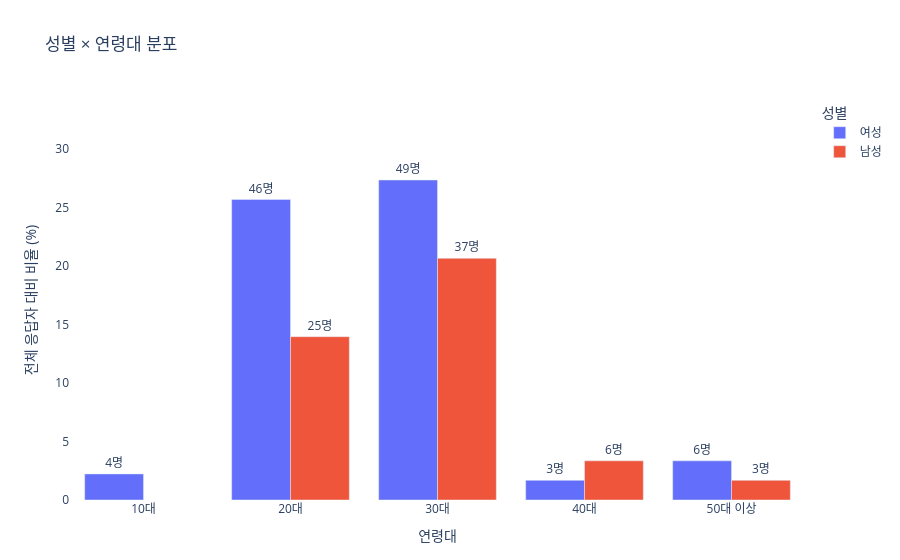

The notebook cell this image was saved under:
### Code cell
age_col = "연령대" 

merged = df.groupby([age_col, "성별"]).agg(
    응답자_수=("성별", "count")
).reset_index()

merged["전체 대비 비율"] = (merged["응답자_수"] / len(df) * 100).round(2)
merged = merged.rename(columns={"응답자_수": "응답자 수"})

fig = px.bar(
    merged,
    x=age_col,
    y="전체 대비 비율",
    color="성별",
    text="응답자 수",
    barmode="group",
    title="성별 × 연령대 분포"
)

fig.update_traces(
    texttemplate="%{text}명",
    textposition="outside",
    cliponaxis=False
)

fig.update_yaxes(
    title="전체 응답자 대비 비율 (%)",
    range=[0, merged["전체 대비 비율"].max() * 1.25]
)

fig.update_layout(
    margin=dict(t=100, b=60, l=70, r=40),
    plot_bgcolor="white",
    paper_bgcolor="white"
)

fig.show()

### Figure 1 — Plotly figure (JSON) as saved in the notebook; plotly's stock layout.template omitted (floating-point values rounded to 4 significant figures)
{"data": [{"alignmentgroup": "True", "cliponaxis": false, "hovertemplate": "성별=여성<br>연령대=%{x}<br>전체 대비 비율=%{y}<br>응답자 수=%{text}<extra></extra>", "legendgroup": "여성", "marker": {"color": "#636efa", "pattern": {"shape": ""}}, "name": "여성", "offsetgroup": "여성", "orientation": "v", "showlegend": true, "text": [4, 46, 49, 3, 6], "textposition": "outside", "texttemplate": "%{text}명", "type": "bar", "x": ["10대", "20대", "30대", "40대", "50대 이상"], "xaxis": "x", "y": [2.23, 25.7, 27.37, 1.68, 3.35], "yaxis": "y"}, {"alignmentgroup": "True", "cliponaxis": false, "hovertemplate": "성별=남성<br>연령대=%{x}<br>전체 대비 비율=%{y}<br>응답자 수=%{text}<extra></extra>", "legendgroup": "남성", "marker": {"color": "#EF553B", "pattern": {"shape": ""}}, "name": "남성", "offsetgroup": "남성", "orientation": "v", "showlegend": true, "text": [25, 37, 6, 3], "textposition": "outside", "texttemplate": "%{text}명", "type": "bar", "x": ["20대", "30대", "40대", "50대 이상"], "xaxis": "x", "y": [13.97, 20.67, 3.35, 1.68], "yaxis": "y"}], "layout": {"barmode": "group", "legend": {"title": {"text": "성별"}, "tracegroupgap": 0}, "margin": {"b": 60, "l": 70, "r": 40, "t": 100}, "paper_bgcolor": "white", "plot_bgcolor": "white", "title": {"text": "성별 × 연령대 분포"}, "xaxis": {"anchor": "y", "domain": [0, 1], "title": {"text": "연령대"}}, "yaxis": {"anchor": "x", "domain": [0, 1], "range": [0, 34.21], "title": {"text": "전체 응답자 대비 비율 (%)"}}}}
